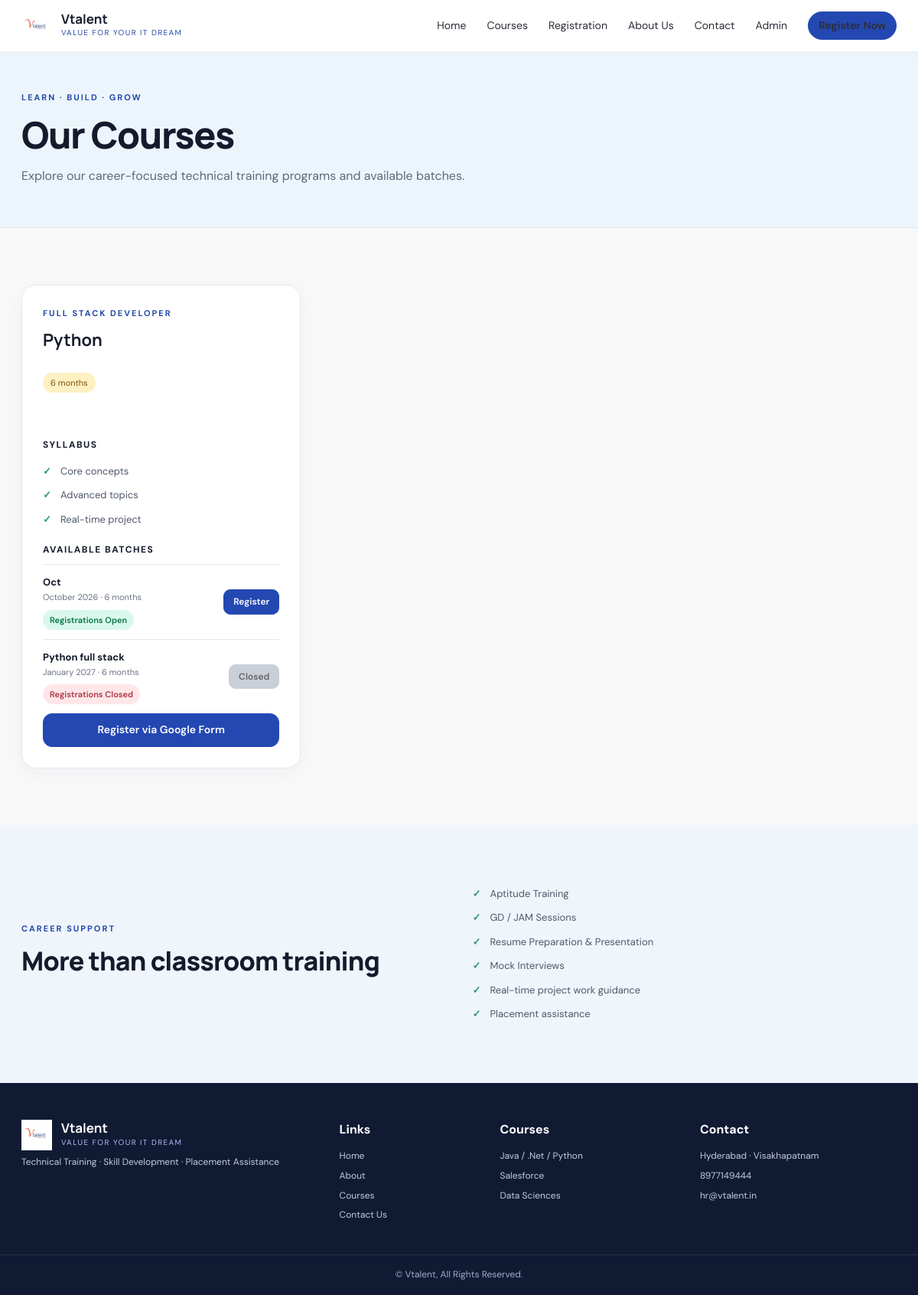
Before: /courses/ with the older database file.
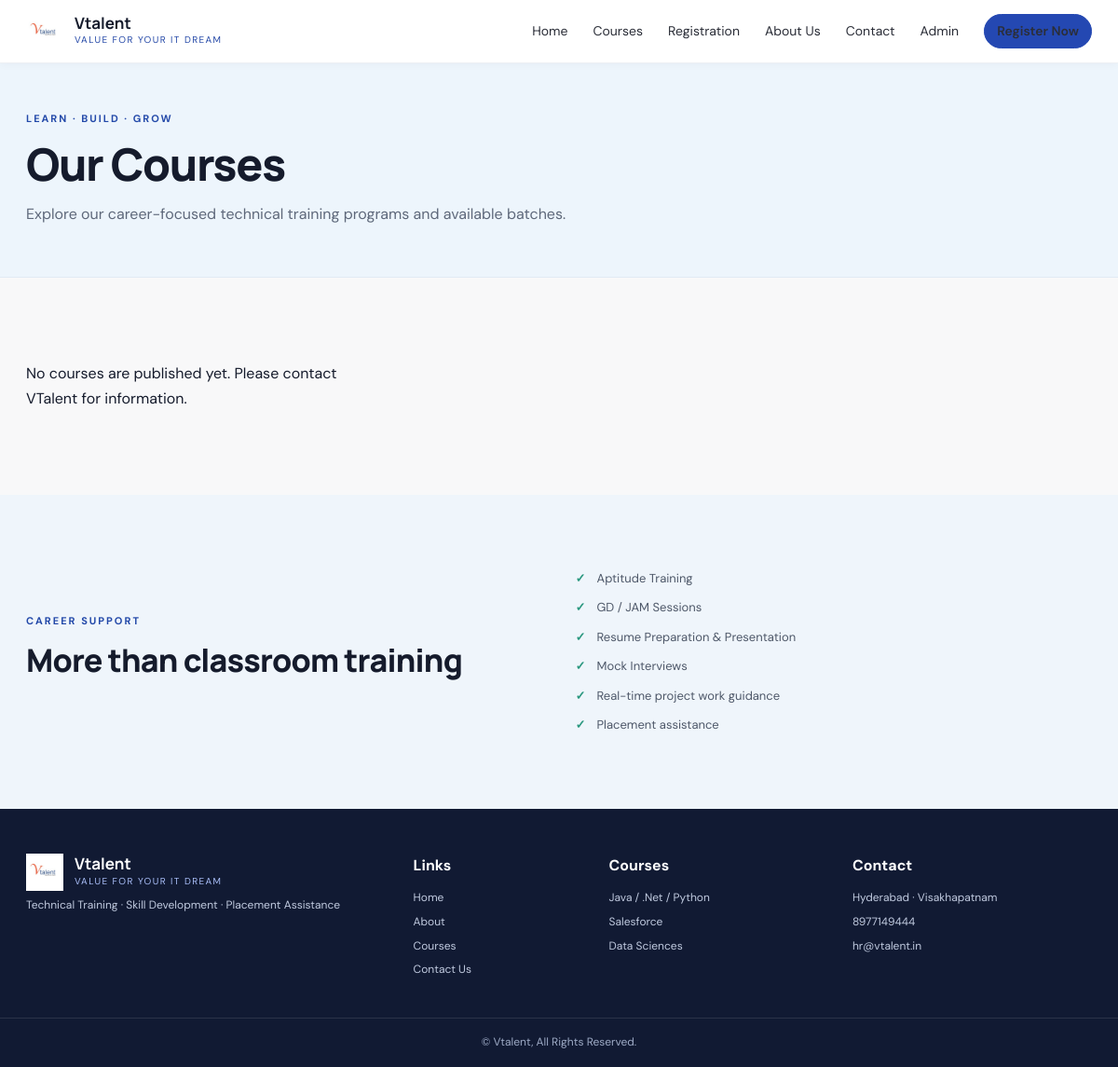
After: the same page with the newer database file.
### myapp/models.py (models this page shows, shortened)
class Course(models.Model):
    title = models.CharField(max_length=200)
    category = models.CharField(max_length=100, blank=True)
    description = models.TextField(blank=True)
    duration = models.CharField(max_length=100, blank=True)
    syllabus = models.TextField(blank=True)
    display_order = models.PositiveIntegerField(default=0)
    is_published = models.BooleanField(default=True)
    created_at = models.DateTimeField(auto_now_add=True)
    updated_at = models.DateTimeField(auto_now=True)
    class Meta:
        ordering = ['display_order', 'title']
    @property
    def syllabus_items(self):
        if not self.syllabus:
            return []
        return [item.strip() for item in self.syllabus.splitlines() if item.strip()]

class Batch(models.Model):
    MONTH_CHOICES = [
        (1, 'January'), (2, 'February'), (3, 'March'), (4, 'April'),
        (5, 'May'), (6, 'June'), (7, 'July'), (8, 'August'),
        (9, 'September'), (10, 'October'), (11, 'November'), (12, 'December'),
    ]
    course = models.ForeignKey(Course, related_name='batches', on_delete=models.CASCADE)
    name = models.CharField(max_length=200)
    month = models.PositiveSmallIntegerField(choices=MONTH_CHOICES, default=1)
    year = models.PositiveIntegerField(default=2025)
    duration = models.CharField(max_length=100, blank=True)
    google_form_url = models.URLField(blank=True)
    registrations_open = models.BooleanField(default=True)
    is_visible = models.BooleanField(default=True)
    created_at = models.DateTimeField(auto_now_add=True)
    updated_at = models.DateTimeField(auto_now=True)
    class Meta:
        ordering = ['year', 'month', 'name']
    @property
    def month_year(self):
        return f'{self.get_month_display()} {self.year}'
    @property
    def can_register(self):
        return self.registrations_open and bool(self.google_form_url)

### myapp/views.py (the view)
# urls.py: path('courses/', views.courses, name='courses'),
def courses(request):
    courses = get_public_courses().prefetch_related('batches')
    return render(request, 'courses.html', {'courses': courses, 'announcements': get_active_announcements()})

### myapp/views.py (called while the page is built)
def get_public_courses():
    return Course.objects.filter(is_published=True).order_by('display_order', 'title')

def get_active_announcements():
    return Announcement.objects.filter(is_active=True).order_by('-created_at')

### templates/courses.html (shortened to what this page needs)
{% extends "base.html" %}
{% block content %}
<section class="page-hero"><div class="wrap"><p class="eyebrow">LEARN · BUILD · GROW</p><h1>Our Courses</h1><p>Explore our career-focused technical training programs and available batches.</p></div></section>
<section class="section wrap">
  <div class="course-grid">
  {% for course in courses %}
    <article class="course-card course-detail">
      <p class="eyebrow">{{ course.category|default:"TECHNICAL TRAINING" }}</p><h2>{{ course.title }}</h2><div class="tag-row"><span class="tag">{{ course.duration }}</span></div>
      <h4>Syllabus</h4>
      <ul class="syllabus-list">{% for item in course.syllabus_items %}<li>{{ item }}</li>{% empty %}<li>Practical training and real-time project guidance</li>{% endfor %}</ul>
      <h4>Available batches</h4>
      {% for batch in course.batches.all %}
        {% if batch.is_visible %}<div class="available-batch"><div><strong>{{ batch.name }}</strong><small>{{ batch.month_year }} · {{ batch.duration|default:course.duration }}</small></div>{% if batch.can_register %}<span class="status-open">Registrations Open</span><a class="btn btn-mini" href="{% url 'register_batch' batch.id %}">Register</a>{% else %}<span class="status-closed">Registrations Closed</span><button class="btn btn-mini" disabled>Closed</button>{% endif %}</div>{% endif %}
      {% empty %}<p class="muted">Batch details will be announced soon.</p>{% endfor %}
      <a class="btn btn-full" href="{% url 'registration' %}?course={{ course.id }}">Register via Google Form</a>
    </article>
  {% empty %}
    <p>No courses are published yet. Please contact VTalent for information.</p>
  {% endfor %}
  </div>
</section>
<section class="section soft-section"><div class="wrap service-grid"><div><p class="eyebrow">CAREER SUPPORT</p><h2>More than classroom training</h2></div><ul class="check-list"><li>Aptitude Training</li><li>GD / JAM Sessions</li><li>Resume Preparation & Presentation</li><li>Mock Interviews</li><li>Real-time project work guidance</li><li>Placement assistance</li></ul></div></section>
{% endblock %}

Changed rows visible on the page:
removed Course: category "FULL STACK DEVELOPER", title "Python", duration "6 months", syllabus_items "Core concepts" "Advanced topics" "Real-time project"
removed Batch: name "Oct", month_year "October 2026", duration "6 months", registrations_open "Registrations Open"
removed Batch: name "Python full stack", month_year "January 2027", duration "6 months", registrations_open "Registrations Closed"
Other visible differences:
text now shown: "No courses are published yet. Please contact VTalent for information."
